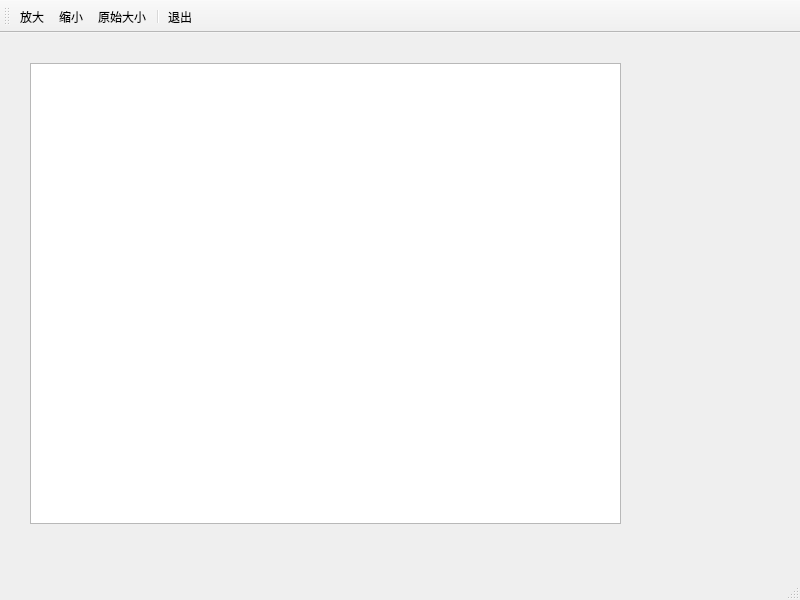
<?xml version="1.0" encoding="UTF-8"?>
<ui version="4.0">
 <class>MainWindow</class>
 <widget class="QMainWindow" name="MainWindow">
  <property name="geometry">
   <rect>
    <x>0</x>
    <y>0</y>
    <width>800</width>
    <height>600</height>
   </rect>
  </property>
  <property name="windowTitle">
   <string>MainWindow</string>
  </property>
  <widget class="QWidget" name="centralwidget">
   <widget class="QMyChartView" name="MyChartView">
    <property name="geometry">
     <rect>
      <x>30</x>
      <y>30</y>
      <width>591</width>
      <height>461</height>
     </rect>
    </property>
   </widget>
  </widget>
  <widget class="QToolBar" name="toolBar">
   <property name="windowTitle">
    <string>toolBar</string>
   </property>
   <property name="toolButtonStyle">
    <enum>Qt::ToolButtonTextUnderIcon</enum>
   </property>
   <attribute name="toolBarArea">
    <enum>TopToolBarArea</enum>
   </attribute>
   <attribute name="toolBarBreak">
    <bool>false</bool>
   </attribute>
   <addaction name="actZoomIn"/>
   <addaction name="actZoomOut"/>
   <addaction name="actZoomReset"/>
   <addaction name="separator"/>
   <addaction name="exit"/>
  </widget>
  <widget class="QStatusBar" name="statusBar"/>
  <action name="exit">
   <property name="icon">
    <iconset resource="res.qrc">
     <normaloff>:/images/images/132.bmp</normaloff>:/images/images/132.bmp</iconset>
   </property>
   <property name="text">
    <string>退出</string>
   </property>
   <property name="toolTip">
    <string>退出</string>
   </property>
  </action>
  <action name="actZoomReset">
   <property name="icon">
    <iconset resource="res.qrc">
     <normaloff>:/images/images/414.bmp</normaloff>:/images/images/414.bmp</iconset>
   </property>
   <property name="text">
    <string>原始大小</string>
   </property>
   <property name="toolTip">
    <string>原始大小</string>
   </property>
  </action>
  <action name="actZoomIn">
   <property name="icon">
    <iconset resource="res.qrc">
     <normaloff>:/images/images/418.bmp</normaloff>:/images/images/418.bmp</iconset>
   </property>
   <property name="text">
    <string>放大</string>
   </property>
   <property name="toolTip">
    <string>放大</string>
   </property>
  </action>
  <action name="actZoomOut">
   <property name="icon">
    <iconset resource="res.qrc">
     <normaloff>:/images/images/416.bmp</normaloff>:/images/images/416.bmp</iconset>
   </property>
   <property name="text">
    <string>缩小</string>
   </property>
   <property name="toolTip">
    <string>缩小</string>
   </property>
  </action>
 </widget>
 <customwidgets>
  <customwidget>
   <class>QMyChartView</class>
   <extends>QGraphicsView</extends>
   <header location="global">qmychartview.h</header>
  </customwidget>
 </customwidgets>
 <resources>
  <include location="res.qrc"/>
 </resources>
 <connections>
  <connection>
   <sender>exit</sender>
   <signal>triggered()</signal>
   <receiver>MainWindow</receiver>
   <slot>close()</slot>
   <hints>
    <hint type="sourcelabel">
     <x>-1</x>
     <y>-1</y>
    </hint>
    <hint type="destinationlabel">
     <x>399</x>
     <y>299</y>
    </hint>
   </hints>
  </connection>
 </connections>
</ui>
